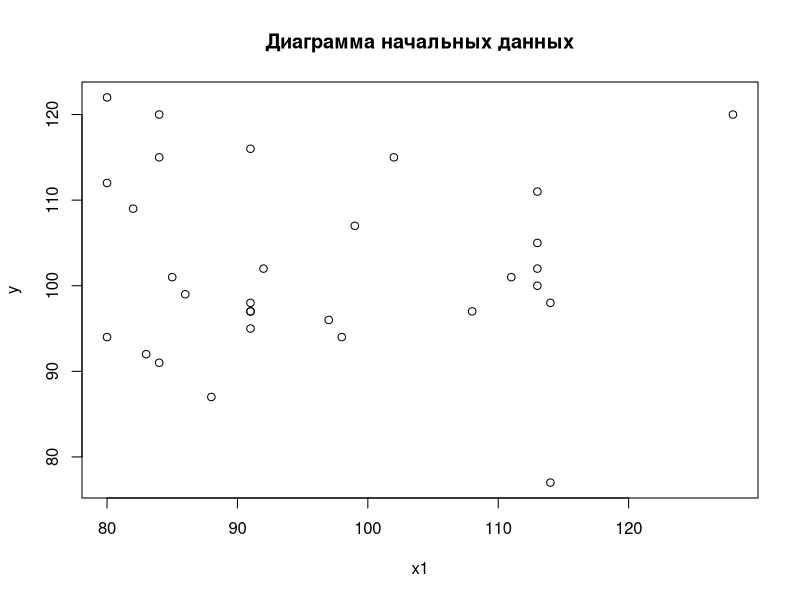
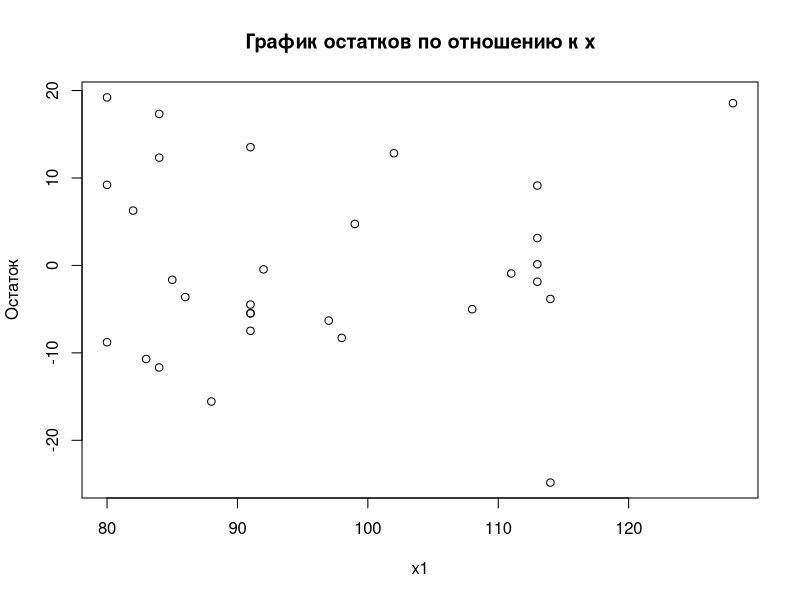
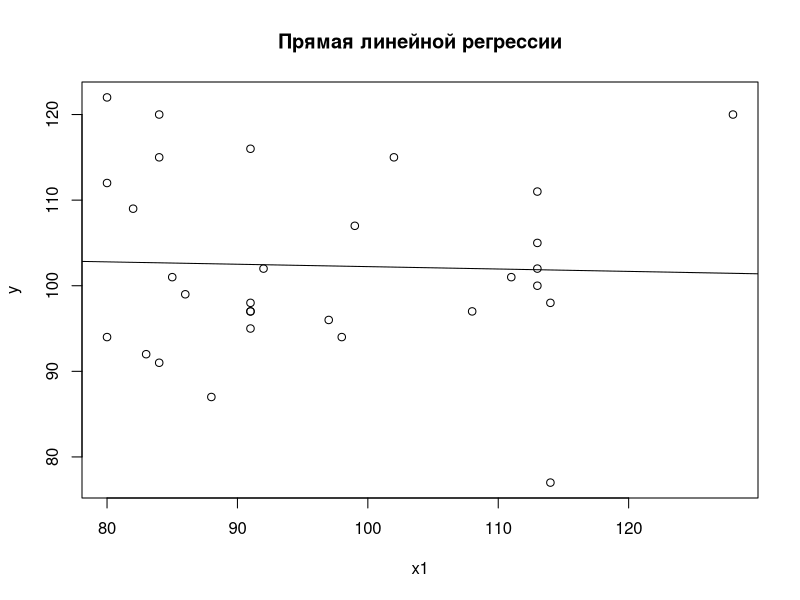
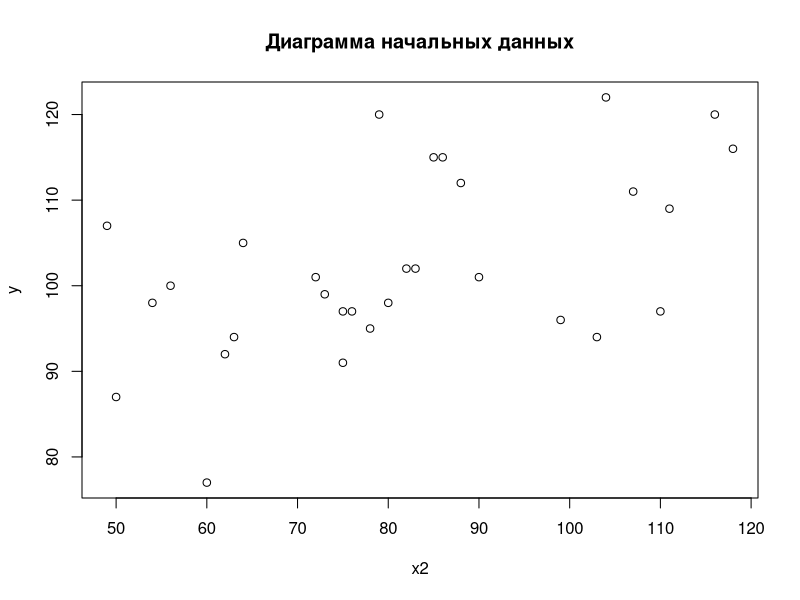
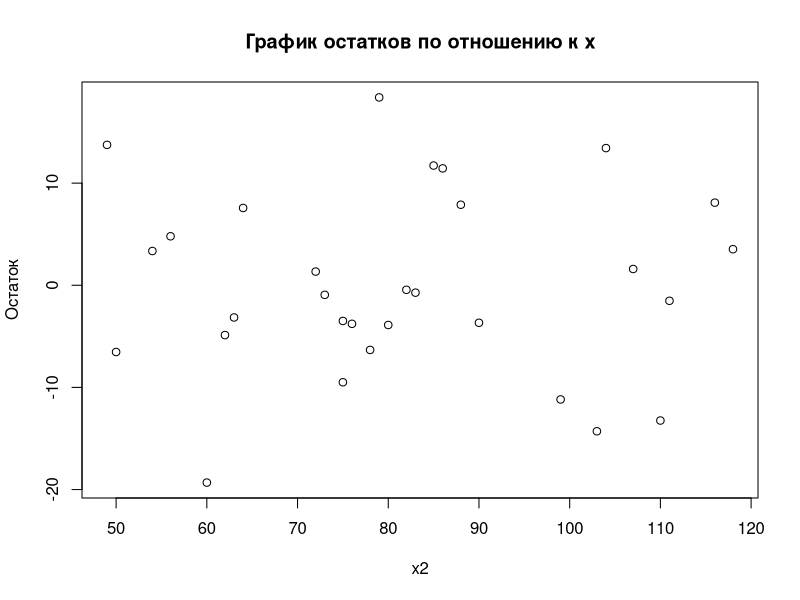
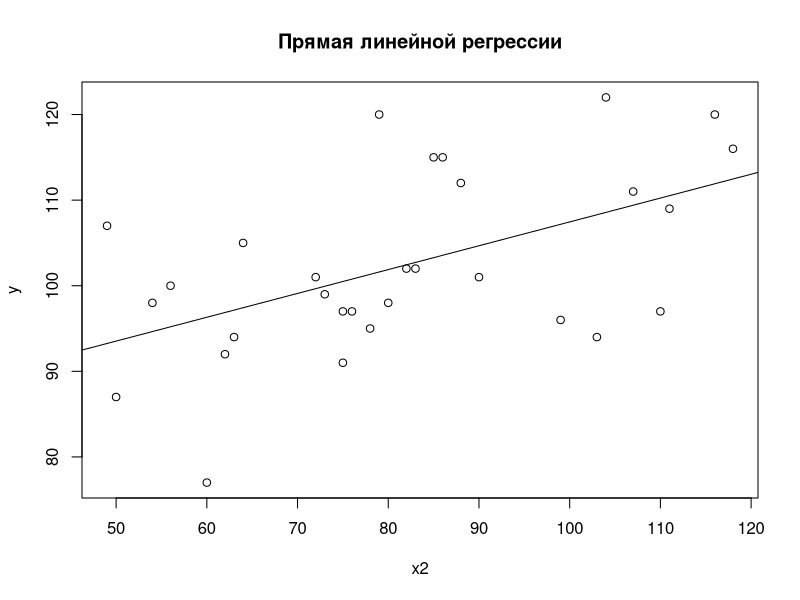

Write R code to recreate these figures, in order.
# Тест 1 --------------
library(lmtest)
library(tseries)
# данные ------------------------------------------------------------------
y = c(120, 107, 102, 94, 96, 105, 99, 115, 77, 100, 116, 122, 87, 
      109, 95, 92, 91, 102, 120, 94, 98, 101, 97, 101, 97, 98, 112, 115, 111, 97)
x1 = c(128, 99, 92, 80, 97, 113, 86, 84, 114, 113, 91, 80, 88, 82, 91, 83, 
       84, 113, 84, 98, 114, 111, 108, 85, 91, 91, 80, 102, 113, 91)
x2 = c(79, 49, 82, 63, 99, 64, 73, 86, 60, 56, 118, 104, 50, 111, 78, 62, 75, 83, 116,
       103, 54, 90, 76, 72, 75, 80, 88, 85, 107, 110)
# тест y~x1---------------
# график зависимости x от y
plot(x1, y)
title(main="Диаграмма начальных данных")
# линейная регрессия
fit = lm(y~x1)
print(summary(fit))
fit.a = summary(fit)$coefficients[1]
fit.b = summary(fit)$coefficients[2]
fit.R2 = summary(fit)$r.squared
fit.rxy = cor(y, x1)
print('Коэффициент корреляции:')
print(fit.rxy)
# диаграмма остатков
plot(x1, fit$residuals, ylab = "Остаток")
title(main = "График остатков по отношению к x")
# прямая линейной регрессии
plot(x1, y)
abline(a = fit.a, b = fit.b)
title(main = "Прямая линейной регрессии")
# F-статистика
fit.F = summary(fit)$fstatistic[1]
# гипотеза гомоскедастичности 
fit.gmsk = gqtest(fit)
print(fit.gmsk)
# проверка нормальности остатков
fit.hb = jarque.bera.test(summary(fit)$residuals)
print(fit.hb)
# доверительный интервал для коэффициентов
print(confint(fit))
# прогноз
fit.new = 1.7 * mean(x1)
print("Новое значение для предсказания:")
print(fit.new)
# результат предсказания
print(predict(fit, data.frame(x1 = fit.new), se.fit = TRUE, interval="predict"))
# тест y~x2 -------------------
# график зависимости x от y
plot(x2, y)
title(main="Диаграмма начальных данных")
# линейная регрессия
fit1 = lm(y~x2)
print(summary(fit1))
fit1.a = summary(fit1)$coefficients[1]
fit1.b = summary(fit1)$coefficients[2]
fit1.R2 = summary(fit1)$r.squared
fit1.rxy = cor(y, x2)
print('Коэффициент корреляции:')
print(fit1.rxy)
# диаграмма остатков
plot(x2, fit1$residuals, ylab = "Остаток")
title(main = "График остатков по отношению к x")
# прямая линейной регрессии
plot(x2, y)
abline(a = fit1.a, b = fit1.b)
title(main = "Прямая линейной регрессии")
# F-статистика
fit1.F = summary(fit1)$fstatistic[1]
# гипотеза гомоскедастичности 
fit1.gmsk = gqtest(fit1)
print(fit1.gmsk)
# проверка нормальности остатков
fit1.hb = jarque.bera.test(summary(fit1)$residuals)
print(fit1.hb)
# доверительный интервал для коэффициентов
print(confint(fit1))
# прогноз
fit1.new = 1.7 * mean(x2)
print("Новое значение для предсказания:")
print(fit1.new)
# результат предсказания
print(predict(fit1, data.frame(x2 = fit1.new), se.fit = TRUE, interval="predict"))
